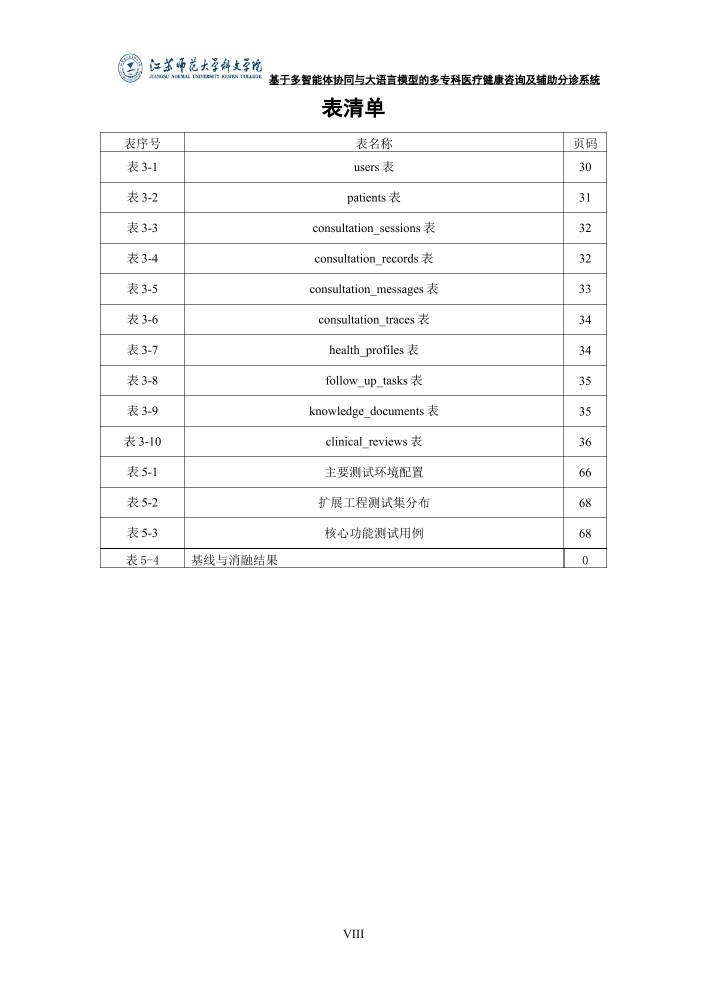
#> input picture qa/论文综合优化版-render-3/page-11.png, 1414 x 2000 px (shown at 1/2 size); its folder holds only this picture in this run
$ python make_contact_sheet.py
#> lines starting #> are read from the running program, lines starting #| are printed output that depends on the picture
from pathlib import Path
from PIL import Image, ImageDraw

root = Path(r"D:\毕设制作\qa\论文综合优化版-render-3")
files = sorted(root.glob("page-*.png"), key=lambda p: int(p.stem.split("-")[1]))
out = root / "contact"
out.mkdir(exist_ok=True)
tile_w, tile_h = 360, 510
cols, rows = 4, 4
for offset in range(0, len(files), cols * rows):
    sheet = Image.new("RGB", (cols * tile_w, rows * tile_h), "white")
#> sheet: PIL image 1440x2040 RGB; every value is 255
    for index, path in enumerate(files[offset:offset + cols * rows]):
        with Image.open(path) as source:
#> source is the input picture: PIL image 1414x2000 RGB; mean R, G, B 250.5, 250.5, 250.6
            image = source.convert("RGB")
            image.thumbnail((tile_w, tile_h))
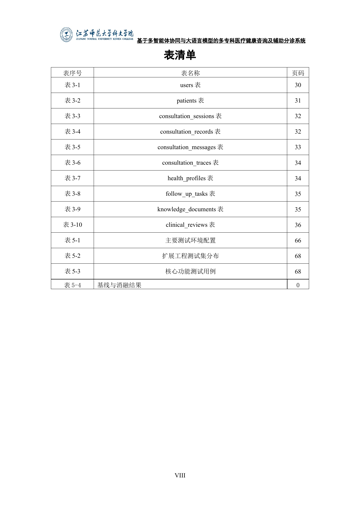
#> image: PIL image 360x509 RGB; mean R, G, B 250.2, 250.3, 250.3
            x = (index % cols) * tile_w
            y = (index // cols) * tile_h
            sheet.paste(image, (x, y))
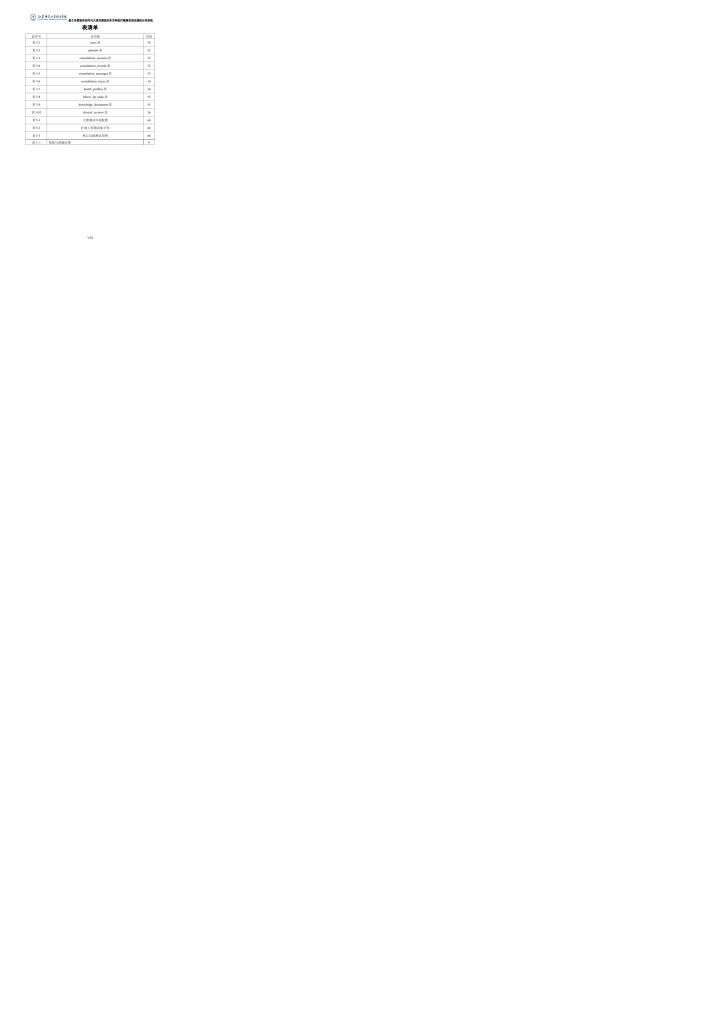
#> sheet: PIL image 1440x2040 RGB (shown at 1/2 size); mean R, G, B 254.7, 254.7, 254.7
            ImageDraw.Draw(sheet).text((x + 8, y + 8), path.stem, fill="red")
    sheet.save(out / f"contact-{offset + 1:03d}.jpg", quality=90)
print(f"created {len(list(out.glob('contact-*.jpg')))} contact sheets")

$ run again, on qa/论文综合优化版-render-3/page-24.png
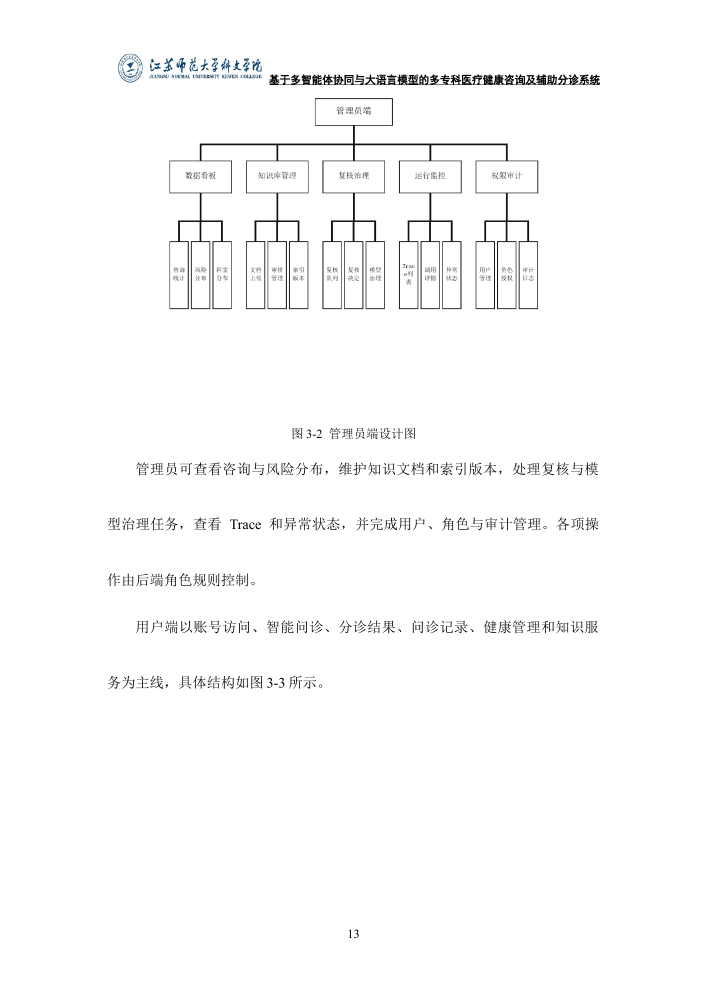
#> input picture qa/论文综合优化版-render-3/page-24.png, 1414 x 2000 px (shown at 1/2 size)
#> source is the input picture: PIL image 1414x2000 RGB; mean R, G, B 250.8, 250.9, 250.9
#> `image.thumbnail((tile_w, tile_h))`:
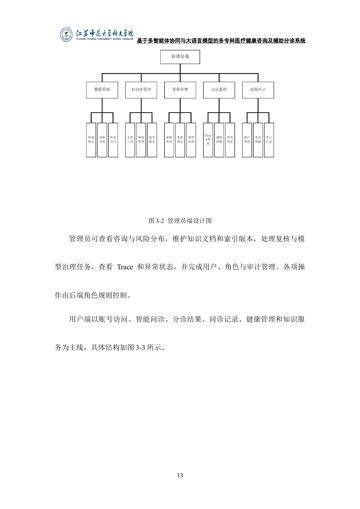
#> image: PIL image 360x509 RGB; mean R, G, B 250.7, 250.7, 250.7
#> `sheet.paste(image, (x, y))`:
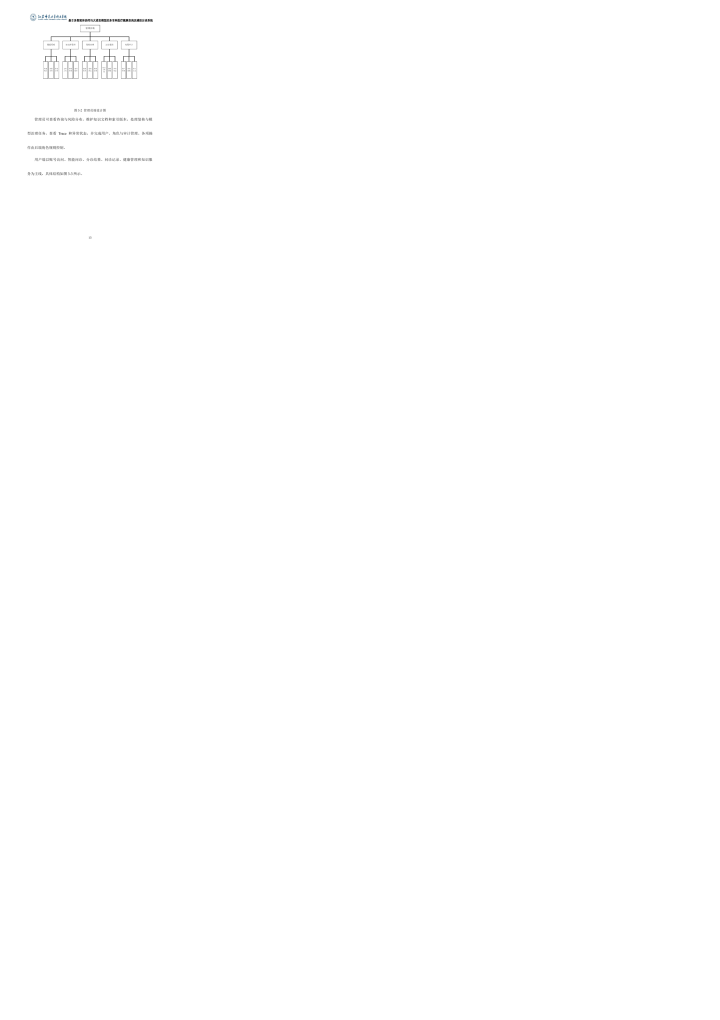
#> sheet: PIL image 1440x2040 RGB (shown at 1/2 size); mean R, G, B 254.7, 254.7, 254.7

$ run again, on qa/论文综合优化版-render-3/page-37.png
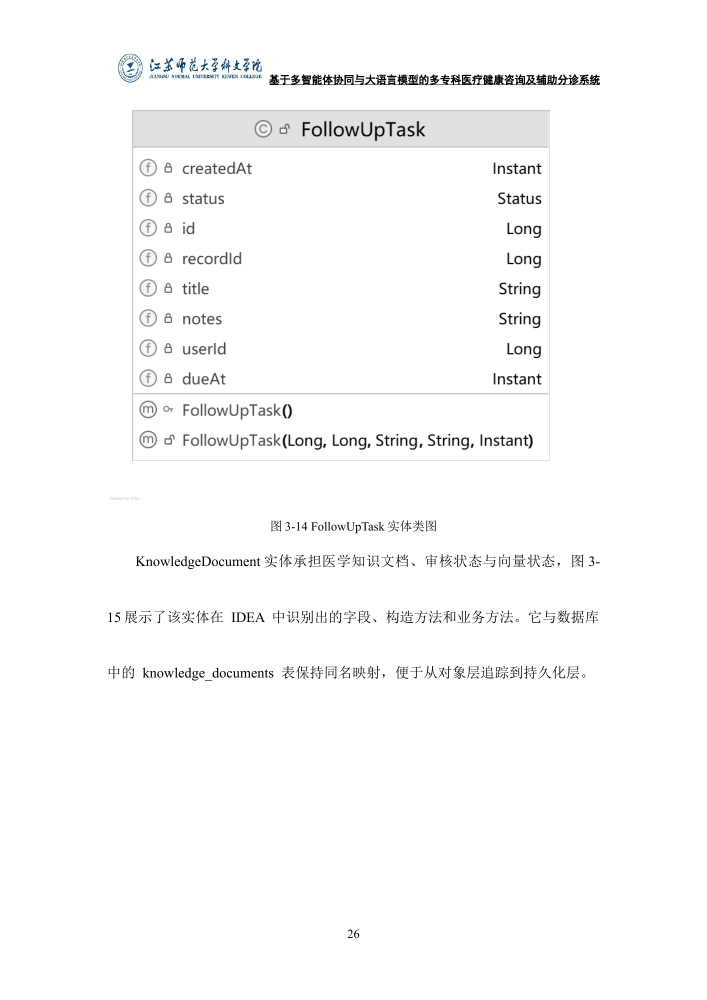
#> input picture qa/论文综合优化版-render-3/page-37.png, 1414 x 2000 px (shown at 1/2 size)
#> source is the input picture: PIL image 1414x2000 RGB; mean R, G, B 250.4, 250.4, 250.5
#> `image.thumbnail((tile_w, tile_h))`:
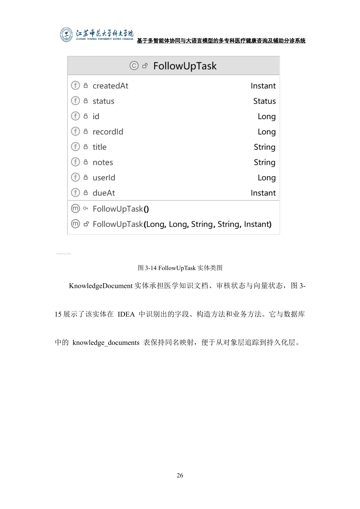
#> image: PIL image 360x509 RGB; mean R, G, B 250.3, 250.3, 250.3
#> `sheet.paste(image, (x, y))`:
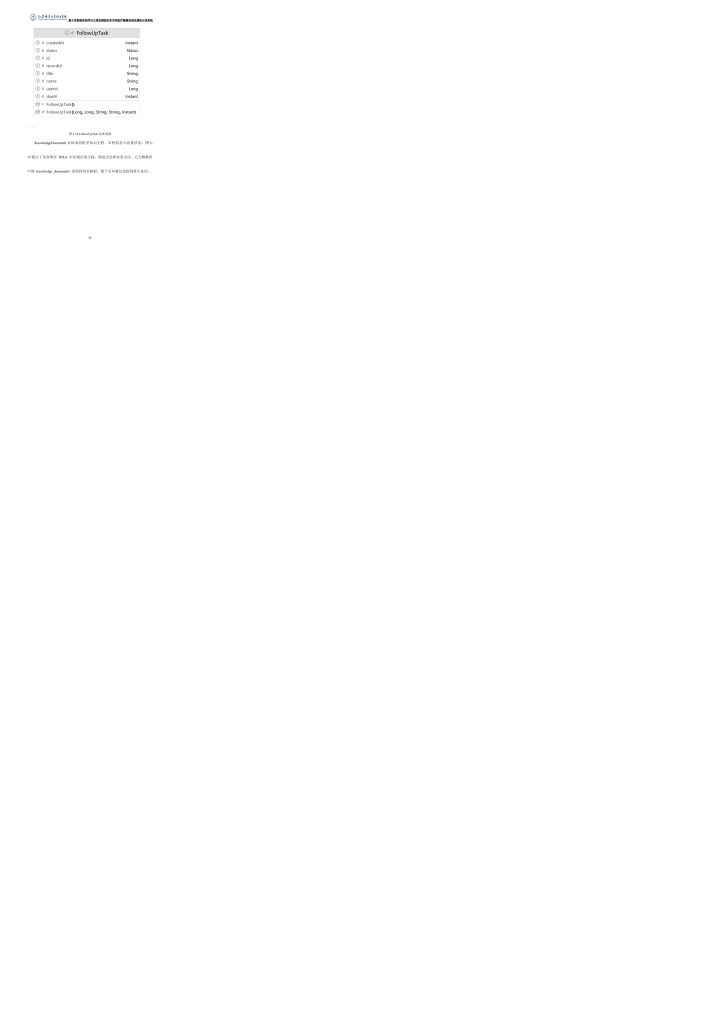
#> sheet: PIL image 1440x2040 RGB (shown at 1/2 size); mean R, G, B 254.7, 254.7, 254.7

$ run again, on qa/论文综合优化版-render-3/page-4.png
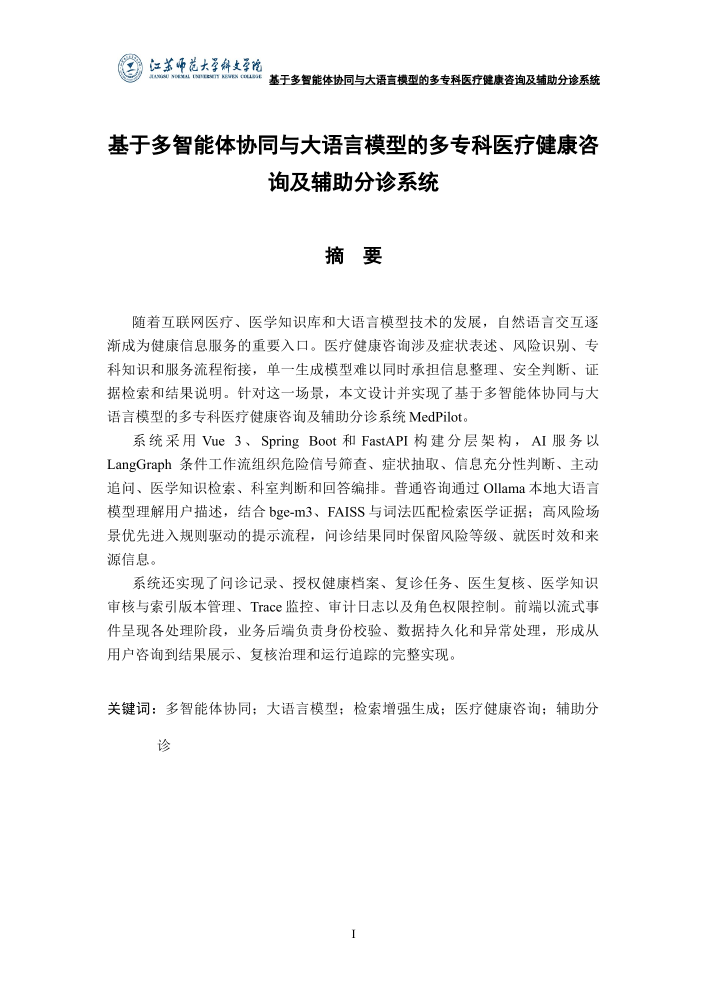
#> input picture qa/论文综合优化版-render-3/page-4.png, 1414 x 2000 px (shown at 1/2 size)
#> source is the input picture: PIL image 1414x2000 RGB; mean R, G, B 246.1, 246.1, 246.2
#> `image.thumbnail((tile_w, tile_h))`:
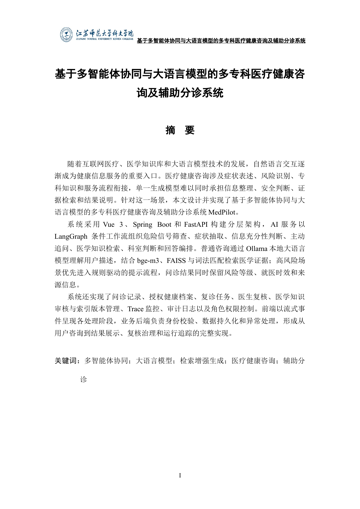
#> image: PIL image 360x509 RGB; mean R, G, B 245.8, 245.9, 245.9
#> `sheet.paste(image, (x, y))`:
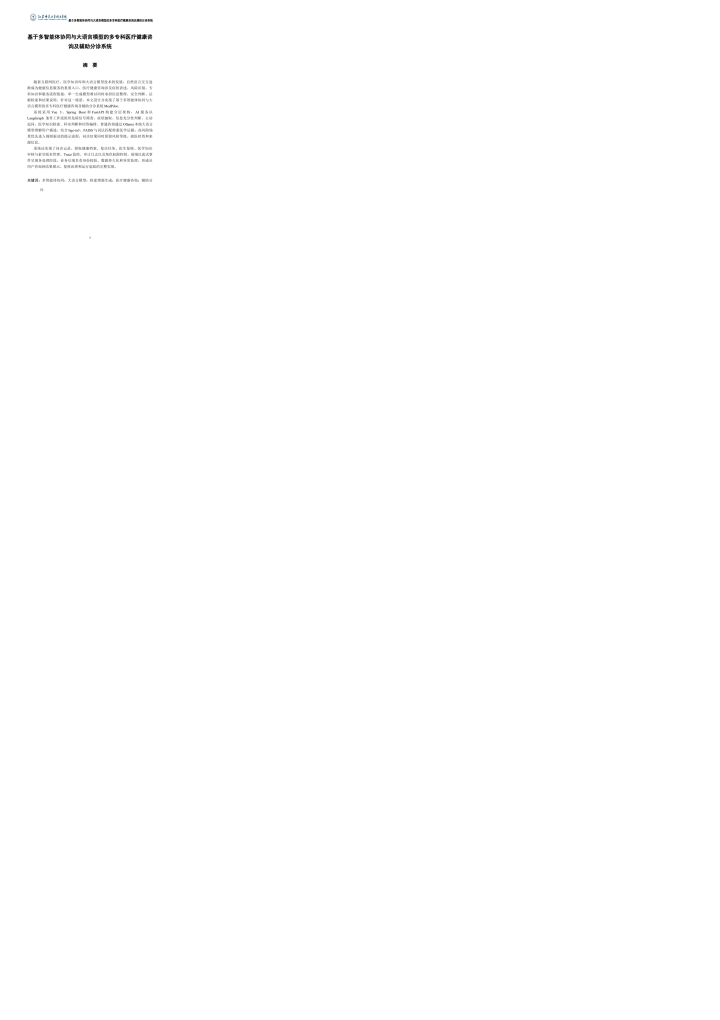
#> sheet: PIL image 1440x2040 RGB (shown at 1/2 size); mean R, G, B 254.4, 254.4, 254.4

$ run again, on qa/论文综合优化版-render-3/page-12.png
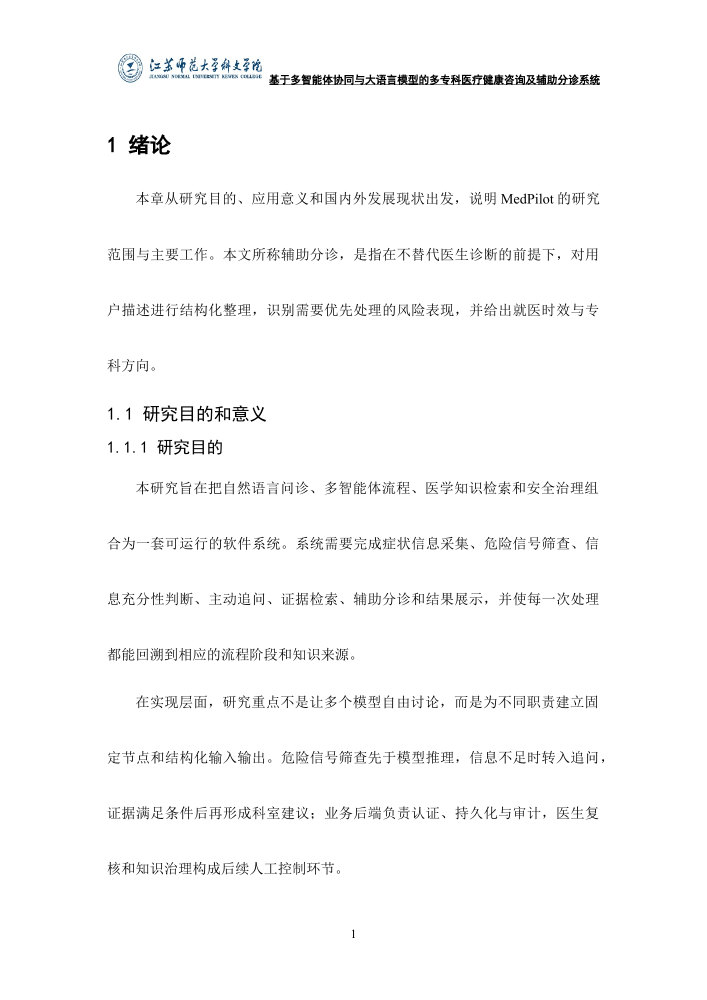
#> input picture qa/论文综合优化版-render-3/page-12.png, 1414 x 2000 px (shown at 1/2 size)
#> source is the input picture: PIL image 1414x2000 RGB; mean R, G, B 249.7, 249.8, 249.8
#> `image.thumbnail((tile_w, tile_h))`:
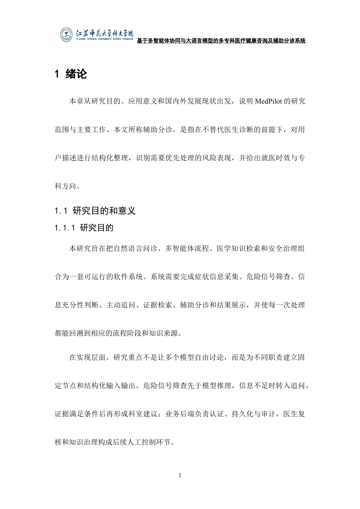
#> image: PIL image 360x509 RGB; mean R, G, B 249.5, 249.6, 249.6
#> `sheet.paste(image, (x, y))`:
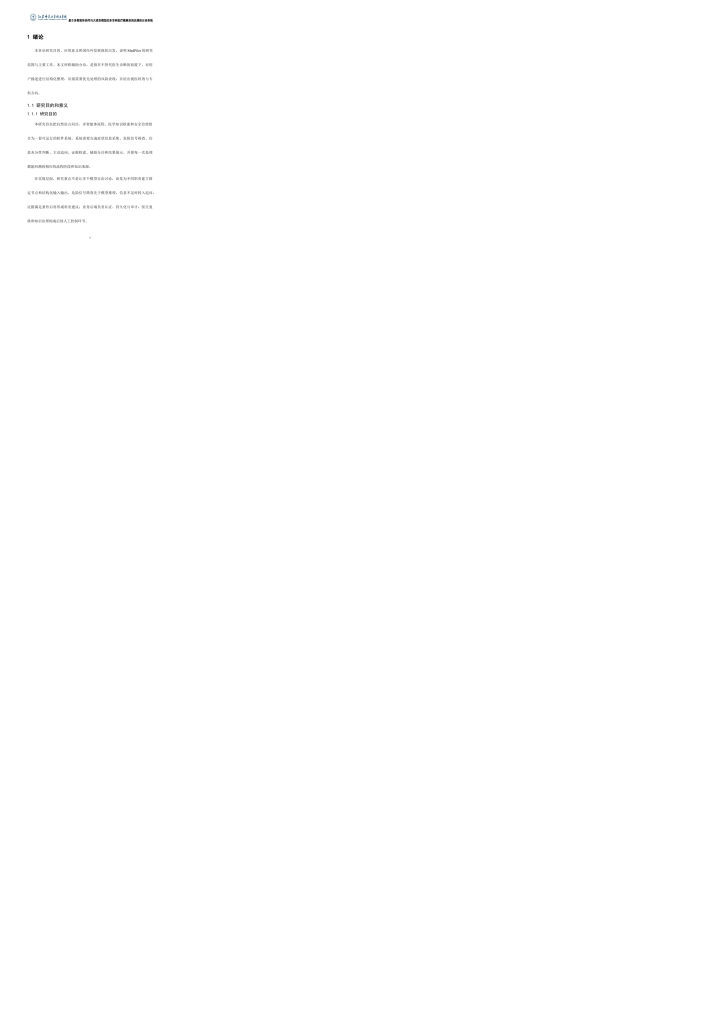
#> sheet: PIL image 1440x2040 RGB (shown at 1/2 size); mean R, G, B 254.7, 254.7, 254.7
